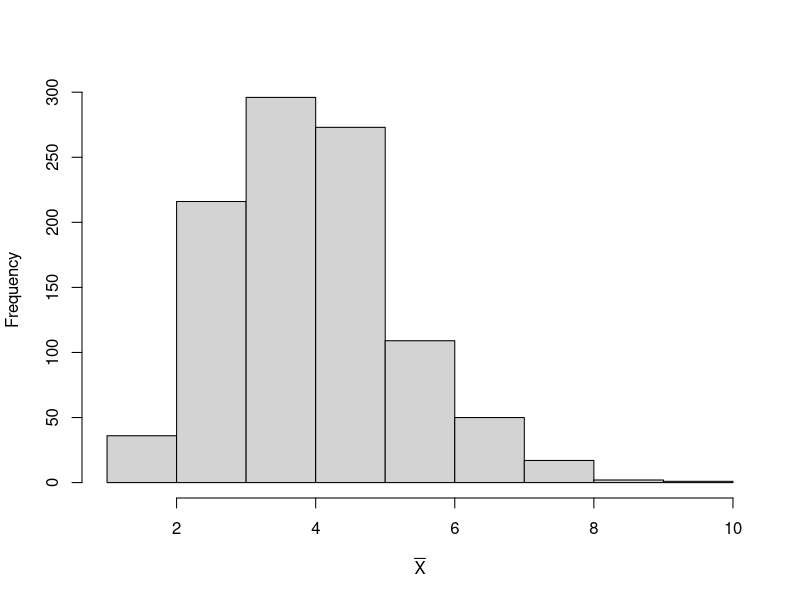
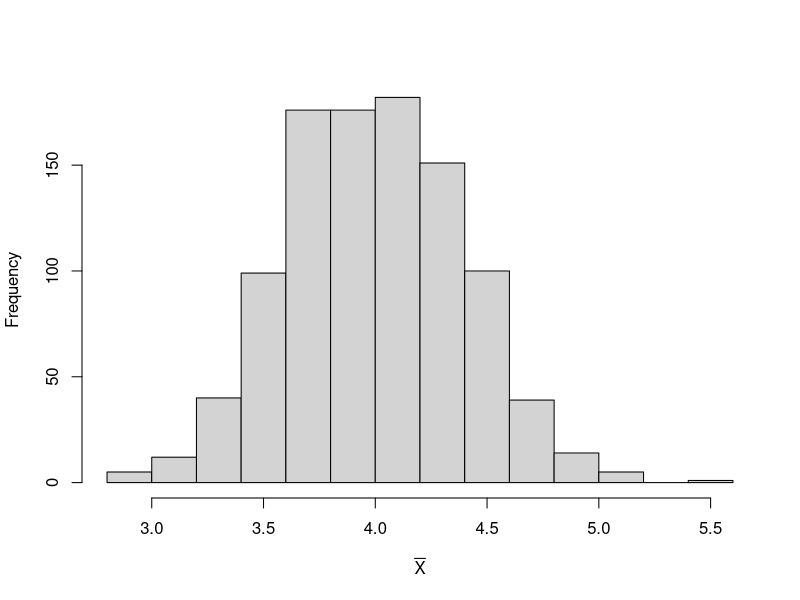
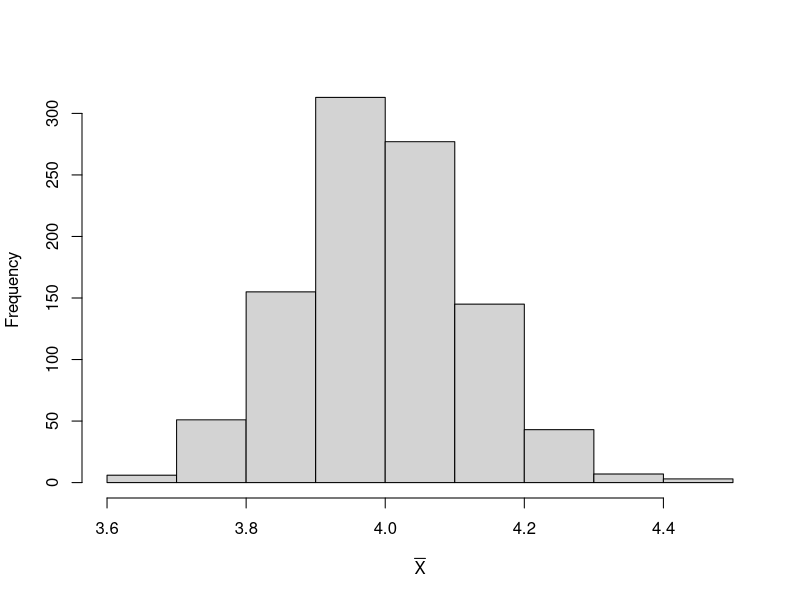

Reproduce these figures in R, in order.
## ---- chunk 1
# Funcao que gera amostras da exponencial( 0.25 ) e calcula a média
aaa <- function(n){
  x <- rexp(n, 0.25)
  mean(x)
}

# Gerando uma amostra de tamanho 100 e tomando a média
aaa(100)
## ---- chunk 2
medias <- lapply( rep(10, 1000), FUN = aaa) |> 
  unlist()

c(mean=mean(medias), var =var(medias)) 

hist(medias, xlab = expression(bar(X)), main = "")
## ---- chunk 3
medias <- lapply( rep(100, 1000), FUN = aaa) |> 
  unlist()

c(mean=mean(medias), var =var(medias)) 

hist(medias, xlab = expression(bar(X)), main = "")
## ---- chunk 4
medias <- lapply( rep(1000, 1000), FUN = aaa) |> 
  unlist()

c(mean=mean(medias), var =var(medias)) 

hist(medias, xlab = expression(bar(X)), main = "")
